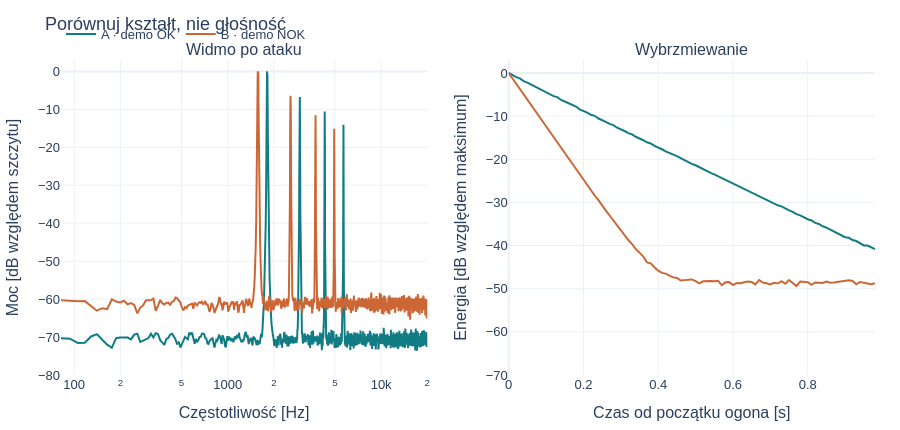

This figure's notebook cell:
### Markdown cell above
## Porównaj podobne miejsca uderzenia
Jeśli automat podzielił źle: wpisz poprawne sekundy do `MANUAL_A/B` i uruchom ponownie. Nie traktuj każdego głośnego zdarzenia jak uderzenia w ceramikę. Poniższy odsłuch wyrównuje szczyty: służy do porównania barwy, nie głośności.

### Code cell
clips_a = cut_hits(a.y,a.sr,onsets_a,CONFIG)
clips_b = cut_hits(b.y,b.sr,onsets_b,CONFIG)
assert clips_a and clips_b, "Brak uderzeń. Uzupełnij MANUAL_A / MANUAL_B."
ca,cb = clips_a[HIT_A],clips_b[HIT_B]
for name,c in [(NAME_A,ca),(NAME_B,cb)]:
    print(name, "· wyrównany szczyt", "· skrócone okno" if c['truncated'] else "")
    display(listen(c['y'],CONFIG.sr,normalize=True))
display(compare_hits([ca['y'],cb['y']],CONFIG.sr,[NAME_A,NAME_B],
                     [ca['onset_offset_s'],cb['onset_offset_s']],FMAX))

### Figure 1 — Plotly figure (JSON) as saved in the notebook; plotly's stock layout.template omitted (floating-point values rounded to 4 significant figures; data arrays with more than 128 entries replaced by an {"elided": "..."} marker saying what was removed)
{"data": [{"line": {"color": "#117c83"}, "name": "A · demo OK", "type": "scatter", "x": {"elided": "1700 float values"}, "xaxis": "x", "y": {"elided": "1700 float values"}, "yaxis": "y"}, {"line": {"color": "#117c83"}, "name": "A · demo OK", "showlegend": false, "type": "scatter", "x": [0.0, 0.01, 0.02, 0.03, 0.04, 0.05, 0.06, 0.07, 0.08, 0.09, 0.1, 0.11, 0.12, 0.13, 0.14, 0.15, 0.16, 0.17, 0.18, 0.19, 0.2, 0.21, 0.22, 0.23, 0.24, 0.25, 0.26, 0.27, 0.28, 0.29, 0.3, 0.31, 0.32, 0.33, 0.34, 0.35, 0.36, 0.37, 0.38, 0.39, 0.4, 0.41, 0.42, 0.43, 0.44, 0.45, 0.46, 0.47, 0.48, 0.49, 0.5, 0.51, 0.52, 0.53, 0.54, 0.55, 0.56, 0.57, 0.58, 0.59, 0.6, 0.61, 0.62, 0.63, 0.64, 0.65, 0.66, 0.67, 0.68, 0.69, 0.7, 0.71, 0.72, 0.73, 0.74, 0.75, 0.76, 0.77, 0.78, 0.79, 0.8, 0.81, 0.82, 0.83, 0.84, 0.85, 0.86, 0.87, 0.88, 0.89, 0.9, 0.91, 0.92, 0.93, 0.94, 0.95, 0.96, 0.97, 0.98], "xaxis": "x2", "y": [0.0, -0.4857, -0.9741, -1.256, -1.895, -2.228, -2.672, -3.179, -3.458, -4.09, -4.423, -4.87, -5.372, -5.611, -6.268, -6.621, -7.026, -7.526, -7.786, -8.431, -8.75, -9.192, -9.687, -9.932, -10.56, -10.89, -11.34, -11.82, -12.08, -12.7, -13.02, -13.46, -13.94, -14.24, -14.79, -15.11, -15.59, -16.07, -16.35, -16.9, -17.22, -17.69, -18.16, -18.48, -18.99, -19.29, -19.76, -20.25, -20.61, -21.09, -21.4, -21.88, -22.32, -22.7, -23.18, -23.5, -23.92, -24.44, -24.79, -25.22, -25.62, -26.0, -26.52, -26.82, -27.34, -27.67, -28.09, -28.54, -28.9, -29.41, -29.84, -30.1, -30.67, -30.92, -31.44, -31.83, -32.19, -32.73, -33.01, -33.54, -33.9, -34.19, -34.75, -35.0, -35.54, -35.84, -36.27, -36.67, -37.06, -37.54, -38.07, -38.21, -38.72, -38.95, -39.37, -39.97, -40.01, -40.48, -40.84], "yaxis": "y2"}, {"line": {"color": "#cc6735"}, "name": "B · demo NOK", "type": "scatter", "x": {"elided": "1700 float values"}, "xaxis": "x", "y": {"elided": "1700 float values"}, "yaxis": "y"}, {"line": {"color": "#cc6735"}, "name": "B · demo NOK", "showlegend": false, "type": "scatter", "x": [0.0, 0.01, 0.02, 0.03, 0.04, 0.05, 0.06, 0.07, 0.08, 0.09, 0.1, 0.11, 0.12, 0.13, 0.14, 0.15, 0.16, 0.17, 0.18, 0.19, 0.2, 0.21, 0.22, 0.23, 0.24, 0.25, 0.26, 0.27, 0.28, 0.29, 0.3, 0.31, 0.32, 0.33, 0.34, 0.35, 0.36, 0.37, 0.38, 0.39, 0.4, 0.41, 0.42, 0.43, 0.44, 0.45, 0.46, 0.47, 0.48, 0.49, 0.5, 0.51, 0.52, 0.53, 0.54, 0.55, 0.56, 0.57, 0.58, 0.59, 0.6, 0.61, 0.62, 0.63, 0.64, 0.65, 0.66, 0.67, 0.68, 0.69, 0.7, 0.71, 0.72, 0.73, 0.74, 0.75, 0.76, 0.77, 0.78, 0.79, 0.8, 0.81, 0.82, 0.83, 0.84, 0.85, 0.86, 0.87, 0.88, 0.89, 0.9, 0.91, 0.92, 0.93, 0.94, 0.95, 0.96, 0.97, 0.98], "xaxis": "x2", "y": [0.0, -1.233, -2.614, -3.756, -5.091, -6.282, -7.592, -8.791, -10.08, -11.32, -12.57, -13.81, -15.03, -16.23, -17.52, -18.63, -19.92, -21.07, -22.27, -23.51, -24.71, -25.97, -27.08, -28.4, -29.49, -30.81, -31.89, -33.03, -34.2, -35.32, -36.5, -37.8, -38.72, -39.65, -40.85, -41.65, -42.56, -43.9, -44.11, -45.04, -45.82, -46.33, -46.5, -46.95, -47.38, -47.51, -48.11, -48.01, -47.89, -47.85, -48.25, -48.76, -48.28, -48.21, -48.23, -48.27, -48.15, -49.19, -48.53, -48.47, -49.14, -48.66, -48.73, -48.49, -48.35, -48.47, -49.01, -47.99, -48.58, -48.72, -49.02, -48.61, -48.8, -48.24, -48.86, -47.99, -48.59, -49.37, -48.32, -48.45, -48.51, -49.1, -48.56, -48.6, -48.69, -48.35, -48.63, -48.58, -48.48, -48.21, -48.27, -48.03, -48.2, -48.99, -48.45, -48.64, -48.79, -48.95, -48.75], "yaxis": "y2"}], "layout": {"annotations": [{"font": {"size": 16}, "showarrow": false, "text": "Widmo po ataku", "x": 0.225, "xanchor": "center", "xref": "paper", "y": 1.0, "yanchor": "bottom", "yref": "paper"}, {"font": {"size": 16}, "showarrow": false, "text": "Wybrzmiewanie", "x": 0.775, "xanchor": "center", "xref": "paper", "y": 1.0, "yanchor": "bottom", "yref": "paper"}], "colorway": ["#117c83", "#cc6735", "#6555a4", "#667788"], "font": {"family": "Arial, sans-serif", "size": 13}, "height": 430, "legend": {"orientation": "h", "x": 0, "y": 1.13}, "margin": {"b": 50, "l": 60, "r": 25, "t": 60}, "title": {"text": "Porównuj kształt, nie głośność"}, "xaxis": {"anchor": "y", "domain": [0.0, 0.45], "title": {"text": "Częstotliwość [Hz]"}, "type": "log"}, "xaxis2": {"anchor": "y2", "domain": [0.55, 1.0], "title": {"text": "Czas od początku ogona [s]"}}, "yaxis": {"anchor": "x", "domain": [0.0, 1.0], "range": [-80, 3], "title": {"text": "Moc [dB względem szczytu]"}}, "yaxis2": {"anchor": "x2", "domain": [0.0, 1.0], "range": [-70, 3], "title": {"text": "Energia [dB względem maksimum]"}}}}
